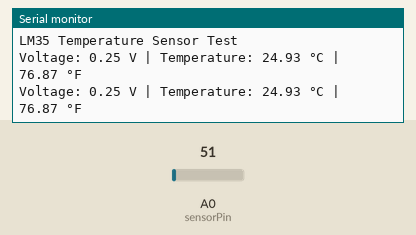
This sketch was run on a simulated Arduino Uno, built with avr-gcc and run on an emulated ATmega328P. Parts: the last lines printed to the serial monitor. The test bench sets the inputs (shaded band); at power-on: A0 (sensorPin) = 51.

Above: at 1.8 s.
1.9 s: A0 (sensorPin) set to 61
At 2.8 s:
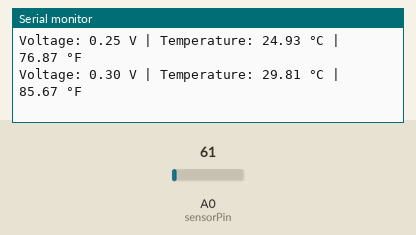
3.4 s: A0 (sensorPin) set to 71
At 4.8 s:
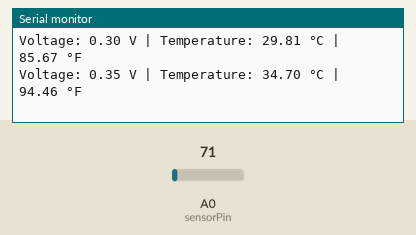
Timing chart, 0 to 6.4 s (numbered marks = the images above; inputs shaded):
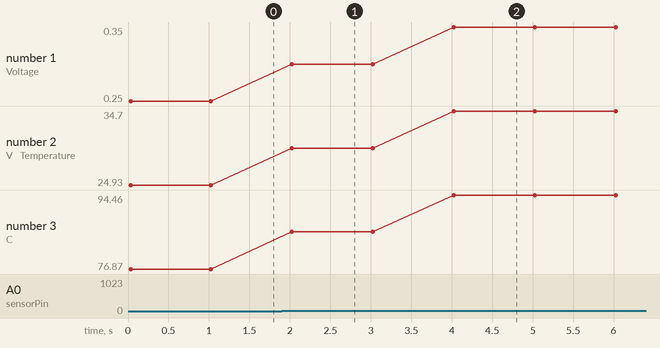

Measured:
- after the input at 1.9 s, the serial monitor: prints a new line after 0.12 s (image 1)
- after the input at 3.4 s, the serial monitor: prints a new line after 0.63 s (image 2)
- plotted number 1: 0.25 → 0.3 after the input at 1.9 s, 0.3 → 0.35 after the input at 3.4 s
- plotted number 2: 24.93 → 29.81 after the input at 1.9 s, 29.81 → 34.7 after the input at 3.4 s
- plotted number 3: 76.87 → 85.67 after the input at 1.9 s, 85.67 → 94.46 after the input at 3.4 s

The sketch:

sketch_apr14.ino
```cpp
/*
  LM35 Temperature Sensor Example
  Reads temperature from LM35 and prints in Celsius and Fahrenheit
*/

const int sensorPin = A0;  // LM35 connected to A0

void setup() {
  Serial.begin(9600);
  Serial.println("LM35 Temperature Sensor Test");
}

void loop() {
  int reading = analogRead(sensorPin);   // Read analog value

  // Convert reading to voltage
  float voltage = reading * (5.0 / 1023.0);

  // Convert voltage to temperature in Celsius
  float temperatureC = voltage * 100.0;

  // Convert Celsius to Fahrenheit
  float temperatureF = (temperatureC * 9.0 / 5.0) + 32.0;

  // Print values
  Serial.print("Voltage: ");
  Serial.print(voltage);
  Serial.print(" V | ");

  Serial.print("Temperature: ");
  Serial.print(temperatureC);
  Serial.print(" °C | ");

  Serial.print(temperatureF);
  Serial.println(" °F");

  delay(1000);
}
```
